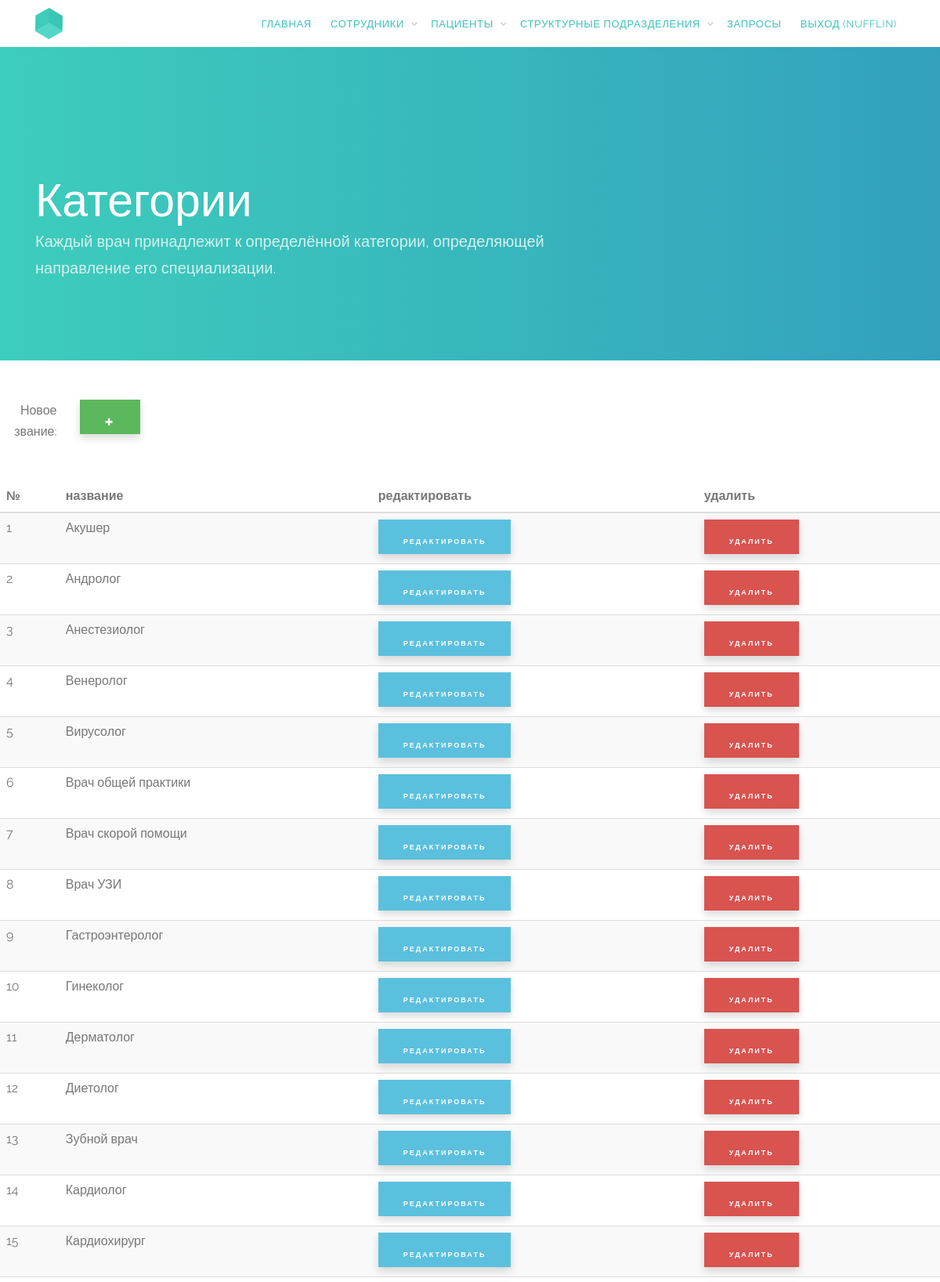
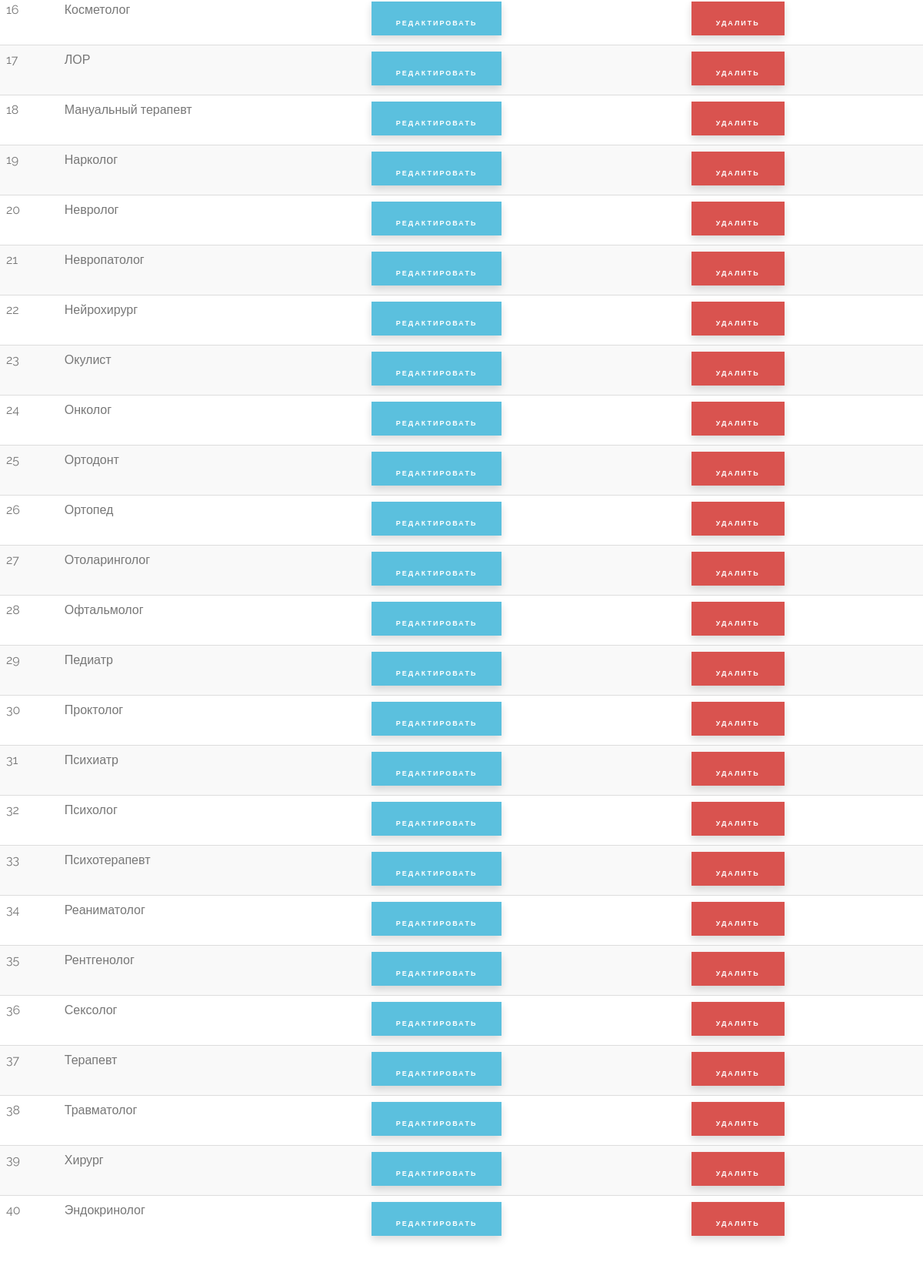
/hospital.com/php/categories.php (signed in, upper part), run on the app's committed database (2 pictures, top to bottom).
### tables this page shows
CREATE TABLE `categories` (
  `id` int(10) NOT NULL,
  `name` varchar(100) NOT NULL
);

### hospital.com/php/categories.php (the view, shortened to what this page needs)
<?php
include "top.php";
?>
<header id="gtco-header" class="gtco-cover gtco-cover-xs gtco-inner" role="banner" style="height: 400px; margin-bottom: 50px;">
	<div class="gtco-container">
		<div class="row">
			<div class="col-md-12 col-md-offset-0 text-left">
				<div class="display-t">
					<div class="display-tc">
						<div class="row">
							<div class="col-md-8 animate-box">
								<h1 class="no-margin">Категории</h1>
								<p>Каждый врач принадлежит к определённой категории, определяющей направление его специализации.</p>
							</div>
						</div>
					</div>
				</div>
			</div>
		</div>
	</div>
</header>
<?php
include "db-connect.php";
if($_GET['act'] == 'new'){
	?>
	<div class="col-md-6">
		<form action="<?=$_SERVER['PHP_SELF']?>?todo=create" method="POST">
			<div class="form-group">
				<label for="name">Категория</label>
				<input type="text" name ="name" class="form-control" id="name" required>
			</div>
			<div class="form-group">
				<input type="submit" class="btn btn btn-special" value="Добавить">
			</div>
		</form>
	</div>
	<?php
} else{
	?>
	<div class="row" style="margin-bottom: 30px;">
	  	<div class="col-md-1"><p style="text-align: right;">Новое звание: </p></div>
	  	<div class="col-md-1">
	    	<form action="<?=$_SERVER['PHP_SELF']?>?act=new" method="POST">
	      		<button type="submit" class="btn btn-success" style="height: 4rem; font-size: 1rem;">
	        		<span class="glyphicon glyphicon-plus"></span>
	      		</button>
	    	</form>
	  	</div>
	</div>
	<table class="table table-striped" style="margin-bottom: 50px;">
	<thead>
		<tr>
		  	<th>№</th>
		  	<th>название</th>
		  	<th>редактировать</th>
		  	<th>удалить</th>
		</tr>
	</thead>
	<tbody>
	<?php
	$query = "SELECT id, name FROM categories";
	$result = mysqli_query($connect, $query);
	$i = 1;
	while($row = mysqli_fetch_assoc($result)){
		?>
		<tr>
			<td><?=($i++)?></td>
			<td><?=$row['name']?></td>
			<td>
		      	<form action="<?=$_SERVER['PHP_SELF']?>?act=edit" method="POST">
		        	<input type="submit" class="btn btn-info" style="height: 3.1rem; font-size: 0.9rem;" value="редактировать">
		      	</form>
	      	</td>
			<td>
		      	<form action="<?=$_SERVER['PHP_SELF']?>?act=del" method="POST">
		      		<input type="submit" class="btn btn-danger" style="height: 3.1rem; font-size: 0.9rem;" value="удалить">
		      	</form>
			</td>
		</tr>
		<?php
	}
	?>
	</tbody>
	</table>
	<?php
}
include "footor.php";
?>

### hospital.com/css/style.css (style rules this page uses)
body { font-family: "Raleway", Arial, sans-serif; font-weight: 400; font-size: 16px; line-height: 1.7; color: #777; background: #fff; }
p { margin-bottom: 20px; }
h1, h2, h3, h4, h5, h6, figure { color: #000; font-family: "Raleway", Arial, sans-serif; font-weight: 400; margin: 0 0 20px 0; }
.gtco-container { max-width: 1140px; position: relative; margin: 0 auto; padding-left: 15px; padding-right: 15px; }
#gtco-header, #gtco-counter, .gtco-bg { background-size: cover; background-position: top center; background-repeat: no-repeat; position: relative; }
.gtco-cover { height: 900px; background-size: cover; background-position: center center; background-repeat: no-repeat; position: relative; float: left; width: 100%; }
.gtco-cover.gtco-inner h1 { margin-bottom: 0 !important; }
.gtco-cover > .gtco-container { position: relative; z-index: 10; }
.gtco-cover .display-t, .gtco-cover .display-tc { height: 900px; display: table; width: 100%; }
.gtco-cover.gtco-cover-xs { height: 500px; }
.gtco-cover.gtco-cover-xs .display-t, .gtco-cover.gtco-cover-xs .display-tc { height: 500px; display: table; width: 100%; }
#gtco-header { background: #3dcdbc; background: -moz-linear-gradient(left, #3dcdbc 0%, #33a1bd 100%); background: -webkit-gradient(left top, right top, color-stop(0%, #3dcdbc), color-stop(100%, #33a1bd)); background: -webkit-linear-gradient(left, #3dcdbc 0%, #33a1bd 100%); background: -o-linear-gradient(left, #3dcdbc 0%, #33a1bd 100%); background: -ms-linear-gradient(left, #3dcdbc 0%, #33a1bd 100%); background: linear-gradient(to right, #3dcdbc 0%, #33a1bd 100%); filter: progid:DXImageTransform.Microsoft.gradient( startColorstr='#3dcdbc', endColorstr='#33a1bd', GradientType=1 ); }
#gtco-header p { color: #d3f1ed; font-size: 20px; margin-bottom: 40px !important; }
#gtco-header h1 { font-size: 50px; line-height: 1.2 !important; margin-bottom: 30px !important; color: #d3f1ed; font-weight: 100; }
#gtco-header h1.no-margin { margin-bottom: 0 !important; }
#gtco-header .display-tc, #gtco-counter .display-tc, .gtco-cover .display-tc { display: table-cell !important; vertical-align: middle; }
#gtco-header .display-tc h1, #gtco-header .display-tc h2, #gtco-counter .display-tc h1, #gtco-counter .display-tc h2, .gtco-cover .display-tc h1, .gtco-cover .display-tc h2 { margin: 0; padding: 0; color: white; }
#gtco-header .display-tc h1, #gtco-counter .display-tc h1, .gtco-cover .display-tc h1 { margin-bottom: 0px; font-size: 59px; line-height: 1.5; }
.btn { margin-right: 4px; margin-bottom: 4px; font-family: "Raleway", Arial, sans-serif; font-size: 13px; font-weight: 700 !important; -webkit-border-radius: 0px; -moz-border-radius: 0px; -ms-border-radius: 0px; border-radius: 0px; letter-spacing: 2px; -webkit-transition: 0.5s; -o-transition: 0.5s; transition: 0.5s; padding: 20px 30px; text-transform: uppercase; text-shadow: none !important; -webkit-box-shadow: 0px 5px 10px 0px rgba(0, 0, 0, 0.15); -moz-box-shadow: 0px 5px 10px 0px rgba(0, 0, 0, 0.15); box-shadow: 0px 5px 10px 0px rgba(0, 0, 0, 0.15); }
.btn-success { background: #5cb85c; color: #fff; border: 2px solid #5cb85c; }
.btn-info { background: #5bc0de; color: #fff; border: 2px solid #5bc0de; }
.btn-danger { background: #d9534f; color: #fff; border: 2px solid #d9534f; }
.js .animate-box { opacity: 0; }

### data on the page
categories: name "Акушер"
categories: name "Андролог"
categories: name "Анестезиолог"
categories: name "Венеролог"
categories: name "Вирусолог"
categories: name "Врач общей практики"
categories: name "Врач скорой помощи"
categories: name "Врач УЗИ"
categories: name "Гастроэнтеролог"
categories: name "Гинеколог"
categories: name "Дерматолог"
categories: name "Диетолог"
categories: name "Зубной врач"
categories: name "Кардиолог"
categories: name "Кардиохирург"
categories: name "Косметолог"
categories: name "ЛОР"
categories: name "Мануальный терапевт"
categories: name "Нарколог"
categories: name "Невролог"
categories: name "Невропатолог"
categories: name "Нейрохирург"
categories: name "Окулист"
categories: name "Онколог"
categories: name "Ортодонт"
categories: name "Ортопед"
categories: name "Отоларинголог"
categories: name "Офтальмолог"
categories: name "Педиатр"
categories: name "Проктолог"
categories: name "Психиатр"
categories: name "Психолог"
categories: name "Психотерапевт"
categories: name "Реаниматолог"
categories: name "Рентгенолог"
categories: name "Сексолог"
categories: name "Терапевт"
categories: name "Травматолог"
categories: name "Хирург"
categories: name "Эндокринолог"

### other printed values
$_SESSION['login'] "NUFFLIN"
